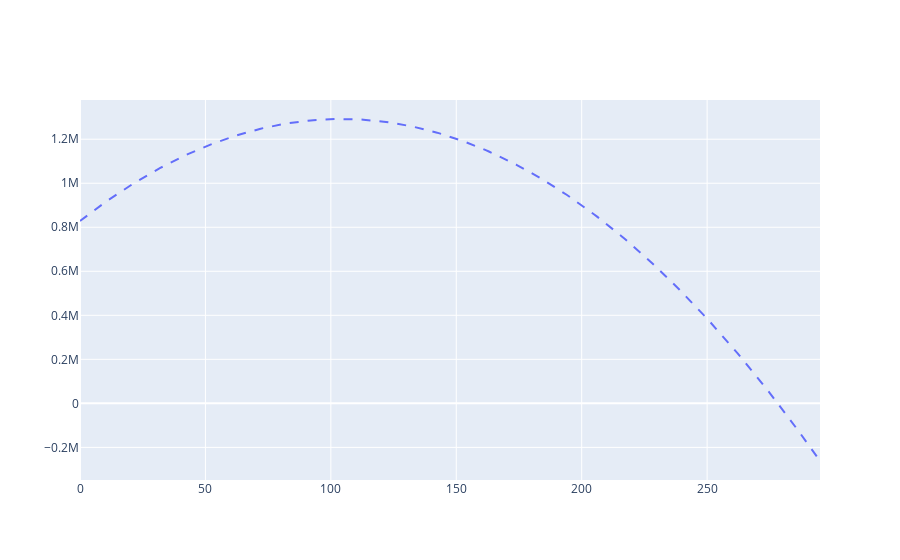

The cell this chart's notebook holds for it:
### Code cell
pred = predictions.iloc[:inflection_idx + 1]
fig = go.Figure()
fig.add_trace(go.Scatter(x = pred['x'], y = pred['y'], line = dict(dash = 'dash'), name = 'Pronóstico'))

fig.update_layout()
fig.show()

### Figure 1 — Plotly figure (JSON) as saved in the notebook; plotly's stock layout.template omitted (floating-point values rounded to 4 significant figures; data arrays with more than 128 entries replaced by an {"elided": "..."} marker saying what was removed)
{"data": [{"line": {"dash": "dash"}, "name": "Pronóstico", "type": "scatter", "x": {"elided": "296 int values"}, "y": {"elided": "296 float values"}}], "layout": {}}
